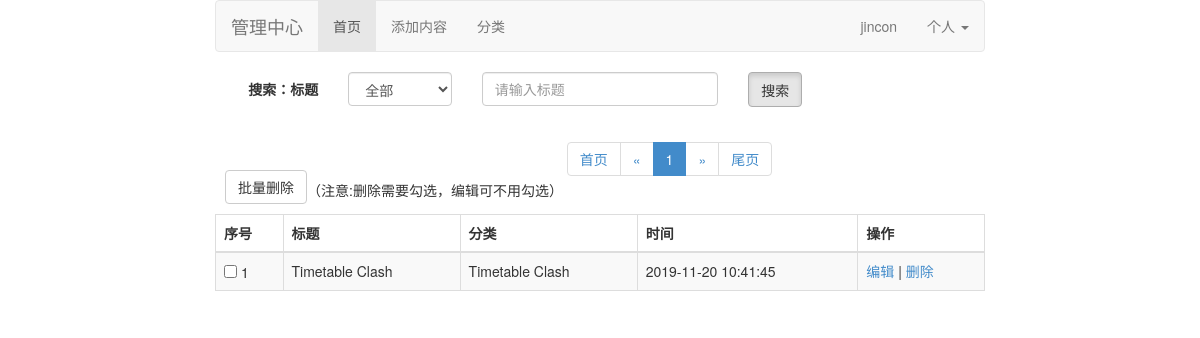
/admin/index.php (signed in), run on the app's committed database.
### tables this page shows
CREATE TABLE `content`  (
  `id` int(10) NOT NULL AUTO_INCREMENT,
  `pcid` int(10) NOT NULL DEFAULT 0 COMMENT '父cid',
  `cid` int(10) NOT NULL,
  `title` varchar(50) NOT NULL,
  `content` text NOT NULL,
  `views` int(10) NOT NULL DEFAULT 0,
  `dateline` timestamp NOT NULL DEFAULT CURRENT_TIMESTAMP ON UPDATE CURRENT_TIMESTAMP,
  PRIMARY KEY (`id`) USING BTREE
);

CREATE TABLE `cat`  (
  `id` int(10) NOT NULL AUTO_INCREMENT,
  `pid` int(10) NOT NULL DEFAULT 0 COMMENT '父级',
  `name` varchar(100) NOT NULL,
  `link` varchar(100) DEFAULT NULL,
  `dateline` timestamp NOT NULL DEFAULT CURRENT_TIMESTAMP ON UPDATE CURRENT_TIMESTAMP,
  PRIMARY KEY (`id`) USING BTREE
);

### config.php (called while the page is built, shortened)
<?php
include("include/db.php");
$host = '127.0.0.1';
$dbname = '3d';
$username = 'root';
$password = 'root';
$charset='utf8';
$db = db::getInstance(array('dsn'=>"mysql:dbname=$dbname;host=$host","username"=>$username,'password'=>$password,'charset'=>$charset));

### include/db.php (called while the page is built, shortened)
<?php
class db {
    protected static $_instance = null;
    protected $_dbLink = null;
    protected $_defaultConfig = array(
        'persistency'    => false,
        'username'       => "root",
        'password'       => null,
        'charset'        => 'utf8',
    );
    public static function getInstance($params = array()) {
        if (!self::$_instance) {
            self::$_instance = new self($params);
        }
        return self::$_instance;
    }
    public function __construct($params = array()) {
        $params += $this->_defaultConfig;
        try {
            $flags = array(
                PDO::ATTR_PERSISTENT => $params['persistency'],
                PDO::ATTR_ERRMODE    => PDO::ERRMODE_EXCEPTION
            );
            $this->_dbLink = new PDO($params['dsn'], $params['username'], $params['password'], $flags);
        } catch (PDOException $exception) {
			printf('数据库连接失败！'.$exception->getMessage());
        }
        $driverName = $this->_dbLink->getAttribute(PDO::ATTR_DRIVER_NAME);
        switch ($driverName) {
            case 'mysql':
            case 'pgsql':
                $this->_dbLink->exec("SET NAMES {$params['charset']}");
                break;
        }
        return true;
    }
    protected function _parseQuerySql($sql, $params = array()) {
        $sql = trim($sql);
        if (!$params) {
            return $sql;
        }
        $sql    = str_replace('?', '%s', $sql);
        $params = $this->escape($params);
        return vsprintf($sql, $params);
    }
    public function getOne($sql, $params = array()) {
        $result = $this->_execute($sql, $params);
        $myrow = $result->fetch(PDO::FETCH_ASSOC);
        return $myrow;
    }
    public function getAll($sql, $params = array()) {
        $result = $this->_execute($sql, $params);
        $myrow = $result->fetchAll(PDO::FETCH_ASSOC);
        return $myrow;
    }
    protected function _execute($sql, $params = array()) {
        $sql = trim($sql);
        try {
            $sth = $this->_dbLink->prepare($sql);
            if (!$params) {
                $result = $sth->execute();
            } else {
                $result = $sth->execute($params);
            }
            return $sth;
        } catch (PDOException $exception) {
            $this->throwException($exception, $sql, $params);
        }
    }
}

### admin/index.php (the view, shortened to what this page needs)
<?php
include_once("../config.php");
include_once 'include/include.php';
$rowsPerPage = 20;
$curPage = isset($_GET['page'])?intval($_GET['page']):1;
$offset = ($curPage-1)*$rowsPerPage;
$sql = ' where 1=1 ';
$list = $db->getAll("select * from content ".$sql." order by id desc limit $offset,$rowsPerPage");
$arr = $db->getOne('select count(*) total from content '.$sql);
$totalRows=$arr['total'];
$totalpage =ceil($totalRows/$rowsPerPage);
function tree($link,&$treeList=array(),$pid = 0,$count = 0) {
    $count+=2;
    $result = $link->getAll("SELECT * FROM cat WHERE pid={$pid}");
    foreach($result as $row){
        $row['count'] = $count;
        $row['name'] = str_repeat('&nbsp;', $count).'|－'.$row['name'];
        $treeList[] = $row;
        tree($link,$treeList,$row['id'],$count);
    }
    return $treeList;
}
$values=tree($db);
?>
<!DOCTYPE html>
<html lang="en">
<head>
    <link rel="stylesheet" href="./bootstrap.css">
</head>
<body>
<div class="container col-md-8 col-md-offset-2">
    <?php include ("nav.php");?>
    <form class="form-horizontal" action="" method="get">
        <div class="form-group">
            <label for="inputEmail3" class="col-sm-2 control-label">搜索：标题</label>
            <div class="col-sm-2">
                <select class="form-control" name="cid">
                    <option value="0" <?php if(isset($listdata['cid']) && $listdata['cid'] == 0){echo "selected";}?>>全部</option>
                </select>
            </div>
            <div class="col-sm-4">
                <input type="text" class="form-control" value="" name="key" id="inputEmail3" placeholder="请输入标题">
            </div>
            <div class="col-sm-4">
                <button type="submit" class="btn btn-default active" style="height: 35px;">搜索</button>
            </div>
        </div>
    </form>
    <form class="form-horizontal" action="?act=alldo" method="post">
    <table class="table col-md-6 table-bordered table-hover table-striped">
        <tr class="bg-primary">
            <thead>
            <th>序号</th>
            <th>标题</th>
            <th>分类</th>
            <th>时间</th>
            <th>操作</th>
            </thead>
        </tr>
		<?php
		if(isset($list)){foreach($list as $v){ ?>
		<tr>
			<td><input type="checkbox" name="ids[]" value="<?php echo $v['id']?>"> <?php echo $v['id']?></td>
            <td><?php echo $v['title']?></td>
            <td><?php $cat = $db->getOne("select `name` from cat where id = ".$v['cid']);echo isset($cat['name'])?$cat['name']:'未分类';?></td>
            <td><?php echo $v['dateline'];?></td>
            <td><a href="edit.php?id=<?php echo $v['id']?>">编辑</a> | <a href="?act=del&id=<?php echo $v['id']?>" onClick="javascript:if(!confirm('确定删除吗？')){return false;}">删除</a></td>
		</tr>
		<?php }} ?>
        <button class="btn btn-default" type="submit" name="all" value="del" style="margin-bottom: 10px;margin-left:10px;" onclick="javascript:if(confirm('你确定要批量删除嘛')){return true;}else{return false}">批量删除</button> （注意:删除需要勾选，编辑可不用勾选）
    </table>
        <?php
        $pageNumString = "";
        if($curPage <=5){
            $begin =1;
            $end = $totalpage>=10?10:$totalpage;
        }else{
            $end = $curPage +5>$totalpage?$totalpage:$curPage +5;
            $begin =$end -9<=1?1:$end -9;
        }
        $prev = $curPage -1<=1?1:$curPage -1;
        $pageNumString .="<li><a href='?key=".(isset($_GET['key'])?$_GET['key']:'')."&page=1'>首页</a></li>";
        $pageNumString .="<li><a href='?key=".(isset($_GET['key'])?$_GET['key']:'')."&page=$prev'>&laquo;</a></li>";
        for($i=$begin;$i<=$end;$i++){
            if($curPage == $i){
                $pageNumString .= "<li class='active'><a href='?key=".(isset($_GET['key'])?$_GET['key']:'')."&page=$i'>$i</a></li>";
            }else{
                $pageNumString .= "<li><a href='?key=".(isset($_GET['key'])?$_GET['key']:'')."&page=$i'>$i</a></li>";
            }
        }
        $next = $curPage +1 >=$totalpage?$totalpage:$curPage +1;
        $pageNumString .="<li><a href='?key=".(isset($_GET['key'])?$_GET['key']:'')."page=$next'>&raquo;</a></li>";
        $pageNumString .="<li><a href='?key=".(isset($_GET['key'])?$_GET['key']:'')."&page=$totalpage'>尾页</a></li>";
        ?>
        <ul class="pagination">
            <?php echo $pageNumString;?>
        </ul>
    </form>
</div>
</body>
</html>

### data on the page
content: id "1", title "Timetable Clash", cat.name "Timetable Clash", dateline "2019-11-20 10:41:45"

### other printed values
$_SESSION['username'] "jincon"
